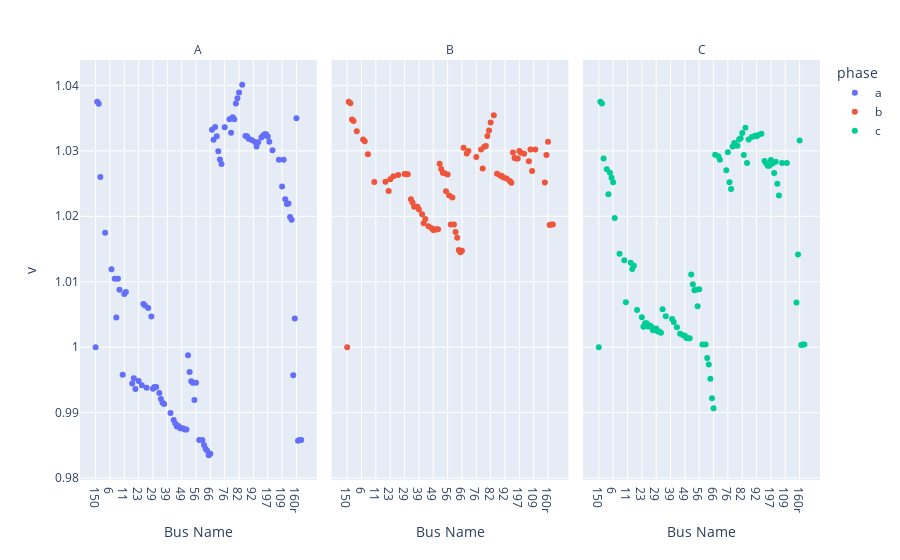

Write notebook code for a chart like this one.
### Code cell
case.plot_voltages()

### Figure 1 — Plotly figure (JSON) as saved in the notebook; plotly's stock layout.template omitted (floating-point values rounded to 4 significant figures; data arrays with more than 128 entries replaced by an {"elided": "..."} marker saying what was removed)
{"data": [{"hovertemplate": "phase=a<br>name=%{x}<br>v=%{y}<extra></extra>", "legendgroup": "a", "marker": {"color": "#636efa", "symbol": "circle"}, "mode": "markers", "name": "a", "orientation": "v", "showlegend": true, "x": {"elided": "130 str values"}, "xaxis": "x", "y": {"elided": "130 float values"}, "yaxis": "y", "type": "scatter"}, {"hovertemplate": "phase=b<br>name=%{x}<br>v=%{y}<extra></extra>", "legendgroup": "b", "marker": {"color": "#EF553B", "symbol": "circle"}, "mode": "markers", "name": "b", "orientation": "v", "showlegend": true, "x": {"elided": "130 str values"}, "xaxis": "x2", "y": {"elided": "130 float values"}, "yaxis": "y2", "type": "scatter"}, {"hovertemplate": "phase=c<br>name=%{x}<br>v=%{y}<extra></extra>", "legendgroup": "c", "marker": {"color": "#00cc96", "symbol": "circle"}, "mode": "markers", "name": "c", "orientation": "v", "showlegend": true, "x": {"elided": "130 str values"}, "xaxis": "x3", "y": {"elided": "130 float values"}, "yaxis": "y3", "type": "scatter"}], "layout": {"xaxis": {"anchor": "y", "domain": [0.0, 0.32], "title": {"text": "Bus Name"}}, "yaxis": {"anchor": "x", "domain": [0.0, 1.0], "title": {"text": "v"}}, "xaxis2": {"anchor": "y2", "domain": [0.34, 0.66], "matches": "x", "title": {"text": "Bus Name"}}, "yaxis2": {"anchor": "x2", "domain": [0.0, 1.0], "matches": "y", "showticklabels": false}, "xaxis3": {"anchor": "y3", "domain": [0.68, 1.0], "matches": "x", "title": {"text": "Bus Name"}}, "yaxis3": {"anchor": "x3", "domain": [0.0, 1.0], "matches": "y", "showticklabels": false}, "annotations": [{"font": {}, "showarrow": false, "text": "A", "x": 0.16, "xanchor": "center", "xref": "paper", "y": 1.0, "yanchor": "bottom", "yref": "paper"}, {"font": {}, "showarrow": false, "text": "B", "x": 0.5, "xanchor": "center", "xref": "paper", "y": 1.0, "yanchor": "bottom", "yref": "paper"}, {"font": {}, "showarrow": false, "text": "C", "x": 0.84, "xanchor": "center", "xref": "paper", "y": 1.0, "yanchor": "bottom", "yref": "paper"}], "legend": {"title": {"text": "phase"}, "tracegroupgap": 0}, "margin": {"t": 60}}}
